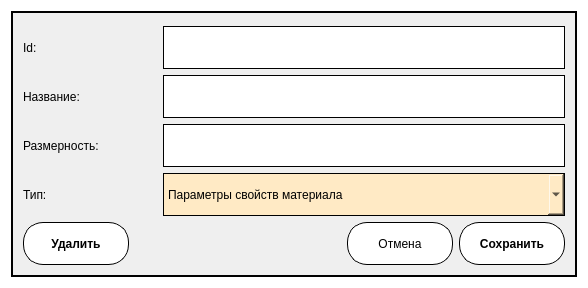
<?xml version="1.0" encoding="UTF-8"?>
<ui version="4.0">
 <class>Dialog_Parametr</class>
 <widget class="QDialog" name="Dialog_Parametr">
  <property name="geometry">
   <rect>
    <x>0</x>
    <y>0</y>
    <width>588</width>
    <height>288</height>
   </rect>
  </property>
  <property name="windowTitle">
   <string>Dialog</string>
  </property>
  <property name="styleSheet">
   <string notr="true">QDialog#Dialog_Parametr{
	background-color: rgb(255, 255, 255);
}</string>
  </property>
  <layout class="QGridLayout" name="gridLayout_2">
   <item row="0" column="0">
    <widget class="QGroupBox" name="groupBox">
     <property name="styleSheet">
      <string notr="true">QGroupBox#groupBox {
	border: 2px solid #000000;
	background-color: rgb(239, 239, 239);
}</string>
     </property>
     <property name="title">
      <string/>
     </property>
     <layout class="QGridLayout" name="gridLayout">
      <item row="3" column="0">
       <layout class="QHBoxLayout" name="horizontalLayout_5" stretch="25,75">
        <item>
         <widget class="QLabel" name="label_4">
          <property name="text">
           <string>Тип:</string>
          </property>
         </widget>
        </item>
        <item>
         <widget class="QComboBox" name="comboBox">
          <property name="sizePolicy">
           <sizepolicy hsizetype="Ignored" vsizetype="Ignored">
            <horstretch>0</horstretch>
            <verstretch>0</verstretch>
           </sizepolicy>
          </property>
          <property name="styleSheet">
           <string notr="true">QComboBox::drop-down {
    subcontrol-origin: padding;
    subcontrol-position: top right;
     width: 10px;
	background-color: rgb(255, 240, 160);
    image: url(:/new/prefix1/1.png);
    padding-left: 15px;
	padding-right: 15px;

    border-left-width: 1px;
    border-left-color: black;
    border-left-style: solid;  

   /* border-top-right-radius: 15px;
border-radius: 15px;*/
    
 }
QComboBox::drop-down::hover{
	background-color: rgb(255, 249, 152);
}
QComboBox {
	background-color: rgb(255, 234, 197);
border: 1px solid black;
}
QComboBox::hover {
	background-color: rgb(231, 212, 179);
}
QComboBox QAbstractItemView {
    background-color: rgb(255, 255, 255);
 }</string>
          </property>
          <item>
           <property name="text">
            <string>Параметры свойств материала</string>
           </property>
          </item>
          <item>
           <property name="text">
            <string>Эмпирические коэффициенты</string>
           </property>
          </item>
         </widget>
        </item>
       </layout>
      </item>
      <item row="0" column="0">
       <layout class="QHBoxLayout" name="horizontalLayout_2" stretch="25,75">
        <item>
         <widget class="QLabel" name="label">
          <property name="text">
           <string>Id:</string>
          </property>
         </widget>
        </item>
        <item>
         <widget class="QLineEdit" name="lineEdit">
          <property name="sizePolicy">
           <sizepolicy hsizetype="Expanding" vsizetype="Ignored">
            <horstretch>0</horstretch>
            <verstretch>0</verstretch>
           </sizepolicy>
          </property>
          <property name="styleSheet">
           <string notr="true">QLineEdit {
border: 1px solid #000000;
}</string>
          </property>
         </widget>
        </item>
       </layout>
      </item>
      <item row="2" column="0">
       <layout class="QHBoxLayout" name="horizontalLayout_4" stretch="25,75">
        <item>
         <widget class="QLabel" name="label_3">
          <property name="text">
           <string>Размерность:</string>
          </property>
         </widget>
        </item>
        <item>
         <widget class="QLineEdit" name="lineEdit_3">
          <property name="sizePolicy">
           <sizepolicy hsizetype="Expanding" vsizetype="Ignored">
            <horstretch>0</horstretch>
            <verstretch>0</verstretch>
           </sizepolicy>
          </property>
          <property name="styleSheet">
           <string notr="true">QLineEdit {
border: 1px solid #000000;
}</string>
          </property>
         </widget>
        </item>
       </layout>
      </item>
      <item row="4" column="0">
       <layout class="QHBoxLayout" name="horizontalLayout" stretch="20,40,20,20">
        <item>
         <widget class="QPushButton" name="pushButton_3">
          <property name="sizePolicy">
           <sizepolicy hsizetype="Minimum" vsizetype="Ignored">
            <horstretch>0</horstretch>
            <verstretch>0</verstretch>
           </sizepolicy>
          </property>
          <property name="font">
           <font>
            <weight>75</weight>
            <bold>true</bold>
           </font>
          </property>
          <property name="styleSheet">
           <string notr="true">QPushButton {
	background-color: rgb(255, 255, 255);
border: 1px solid #000000;
border-radius: 20px;
} 
QPushButton::hover { 
	background-color: rgb(231, 231, 231);
} 
QPushButton::pressed {
 border: 3px solid #000000;
}</string>
          </property>
          <property name="text">
           <string>Удалить</string>
          </property>
          <property name="autoDefault">
           <bool>false</bool>
          </property>
         </widget>
        </item>
        <item>
         <spacer name="horizontalSpacer">
          <property name="orientation">
           <enum>Qt::Horizontal</enum>
          </property>
          <property name="sizeHint" stdset="0">
           <size>
            <width>40</width>
            <height>20</height>
           </size>
          </property>
         </spacer>
        </item>
        <item>
         <widget class="QPushButton" name="pushButton">
          <property name="sizePolicy">
           <sizepolicy hsizetype="Minimum" vsizetype="Ignored">
            <horstretch>0</horstretch>
            <verstretch>0</verstretch>
           </sizepolicy>
          </property>
          <property name="styleSheet">
           <string notr="true">QPushButton {
	background-color: rgb(255, 255, 255);
border: 1px solid #000000;
border-radius: 20px;
} 
QPushButton::hover { 
	background-color: rgb(231, 231, 231);
} 
QPushButton::pressed {
 border: 3px solid #000000;
}</string>
          </property>
          <property name="text">
           <string>Отмена</string>
          </property>
         </widget>
        </item>
        <item>
         <widget class="QPushButton" name="pushButton_2">
          <property name="sizePolicy">
           <sizepolicy hsizetype="Minimum" vsizetype="Ignored">
            <horstretch>0</horstretch>
            <verstretch>0</verstretch>
           </sizepolicy>
          </property>
          <property name="font">
           <font>
            <weight>75</weight>
            <bold>true</bold>
           </font>
          </property>
          <property name="styleSheet">
           <string notr="true">QPushButton {
	background-color: rgb(255, 255, 255);
border: 1px solid #000000;
border-radius: 20px;
} 
QPushButton::hover { 
	background-color: rgb(231, 231, 231);
} 
QPushButton::pressed {
 border: 3px solid #000000;
}</string>
          </property>
          <property name="text">
           <string>Сохранить</string>
          </property>
          <property name="autoDefault">
           <bool>false</bool>
          </property>
         </widget>
        </item>
       </layout>
      </item>
      <item row="1" column="0">
       <layout class="QHBoxLayout" name="horizontalLayout_3" stretch="25,75">
        <item>
         <widget class="QLabel" name="label_2">
          <property name="text">
           <string>Название:</string>
          </property>
         </widget>
        </item>
        <item>
         <widget class="QLineEdit" name="lineEdit_4">
          <property name="sizePolicy">
           <sizepolicy hsizetype="Expanding" vsizetype="Ignored">
            <horstretch>0</horstretch>
            <verstretch>0</verstretch>
           </sizepolicy>
          </property>
          <property name="styleSheet">
           <string notr="true">QLineEdit {
border: 1px solid #000000;
}</string>
          </property>
         </widget>
        </item>
       </layout>
      </item>
     </layout>
    </widget>
   </item>
  </layout>
 </widget>
 <resources/>
 <connections/>
</ui>
